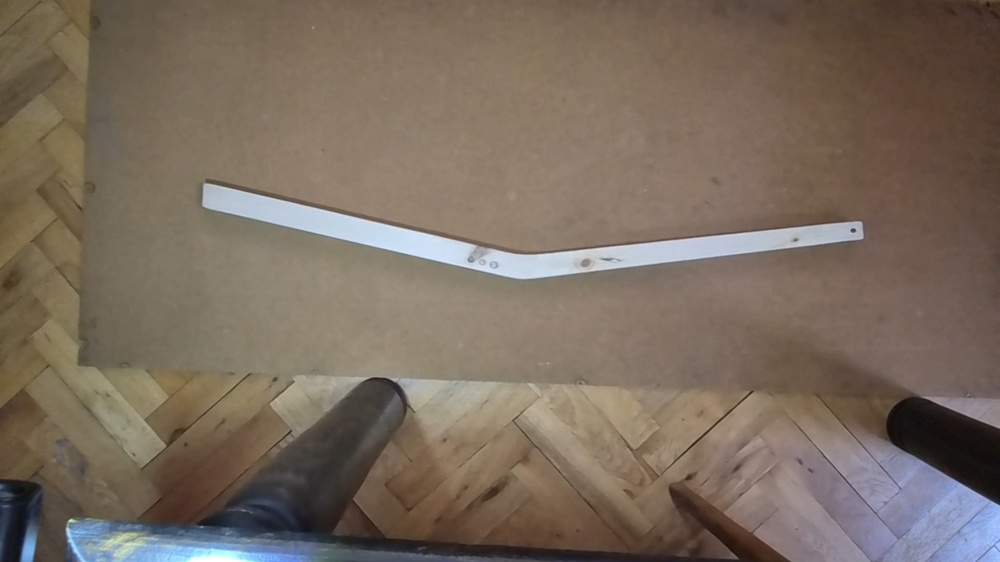
#> input picture raw_captures/stick_0.jpg, 1000 x 562 px, shrunk from 1920 x 1080 before the run, found by its file name; its folder holds only this picture in this run
$ python label.py
#> lines starting #> are read from the running program, lines starting #| are printed output that depends on the picture; after the words box and inside, x2 and y2 are one past the last pixel; in counts of white or black regions, pixels touching at a corner belong together
import cv2
import os
import numpy as np

def run_batch_labeling():
    # paths
    input_dir = "raw_captures"
    labels_dir = "dataset/train/labels"
    images_dir = "dataset/train/images"

    # Create the output target folders
    os.makedirs(labels_dir, exist_ok=True)
    os.makedirs(images_dir, exist_ok=True)

    if not os.path.exists(input_dir) or not os.listdir(input_dir):
      print(f"Error: No images found in '{input_dir}'")
      return

    img_files = [f for f in os.listdir(input_dir) if f.lower().endswith(('.jpg', '.jpeg', '.png'))]
    print(f"Processing {len(img_files)} images using your custom threshold profile...")

    for img_name in img_files:
      # Load raw color image
      color_path = os.path.join(input_dir, img_name)
      img = cv2.imread(color_path)
#> img is the input picture: shape (562, 1000, 3); mean B, G, R 94.7, 107.7, 121.5
      h, w, _ = img.shape
#> h = 562; w = 1000

      # qpply my Masking Limits
      gray = cv2.cvtColor(img, cv2.COLOR_BGR2GRAY)
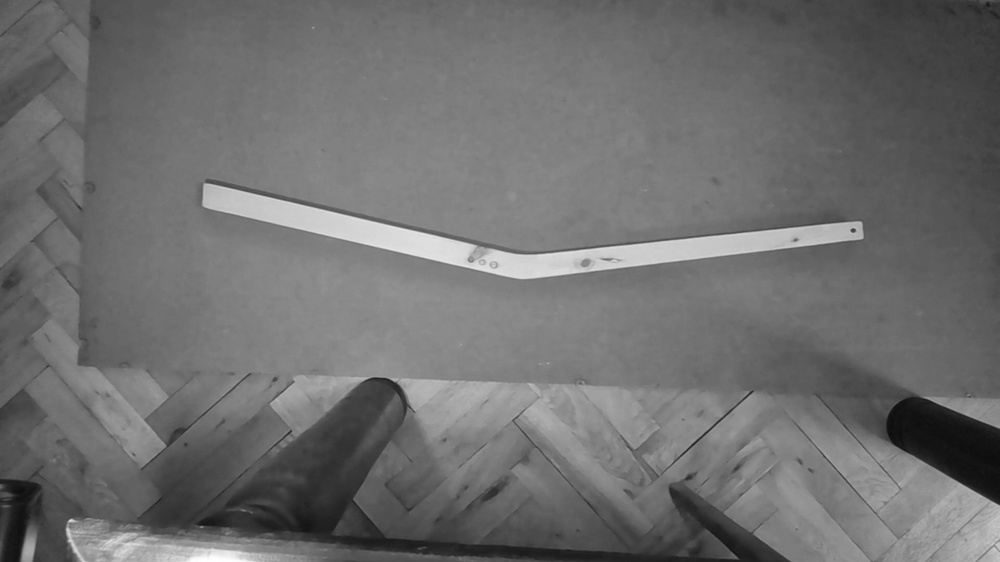
#> gray: shape (562, 1000); min 12, max 255, mean 110.3
      # mask
      mask = cv2.inRange(gray, 0, 156)
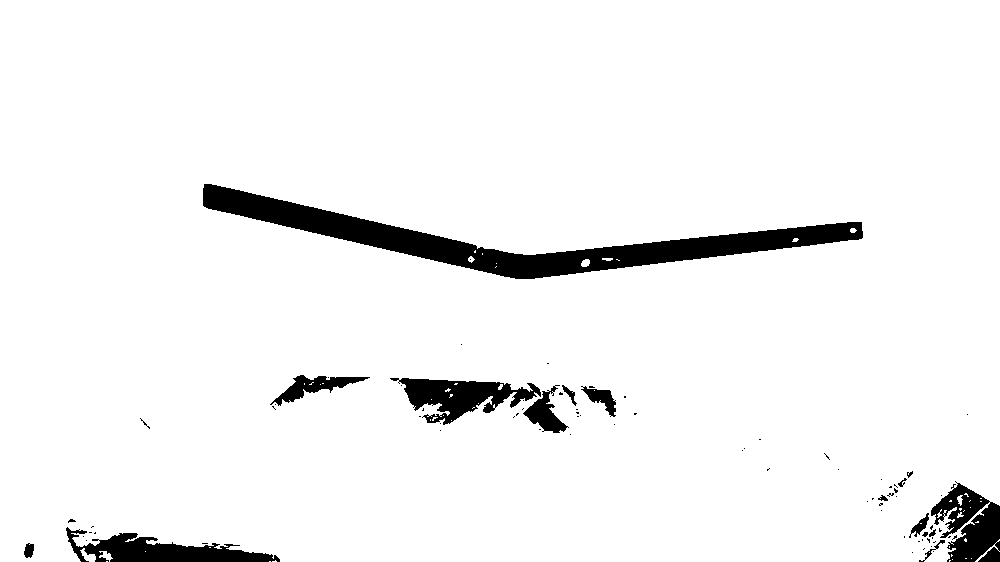
#> mask: shape (562, 1000); 95% white; 82 black regions (66 under 20 px), largest, box (x1, y1, x2, y2) and area: (203, 184, 863, 279) 14990, (66, 527, 280, 562) 3451, (931, 481, 1000, 562) 3353

      # noises
      kernel = np.ones((5,5), np.uint8)
      cleaned_mask = cv2.morphologyEx(mask, cv2.MORPH_CLOSE, kernel)
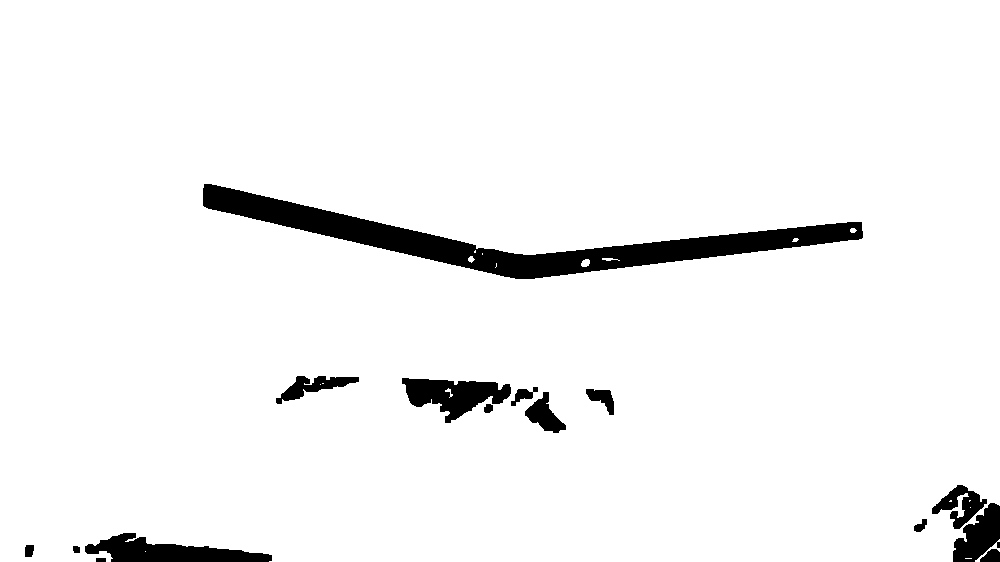
#> cleaned_mask: shape (562, 1000); 95.4% white; 15 black regions

      # fnd boundaries
      contours, _ = cv2.findContours(cleaned_mask, cv2.RETR_EXTERNAL, cv2.CHAIN_APPROX_SIMPLE)
#> contours = 4 contours, 2 with area under 20; largest, box (x1, y1, x2, y2) and area: (0, 0, 1000, 562) 555452, (975, 539, 1000, 562) 53

      yolo_lines = []
      for cnt in contours:
        # Filter out tiny pixel dust
        if cv2.contourArea(cnt) < 500:
          continue

        # Get the pixel coordinates of the bounding box
        xmin, ymin, box_w, box_h = cv2.boundingRect(cnt)

        # Normalize to YOLO Format(0 to 1.0)
        center_x = (xmin + (box_w / 2.0)) / w
        center_y = (ymin + (box_h / 2.0)) / h
        norm_w = box_w / w
        norm_h = box_h / h

        # Class 0 = 'pallet_detail'
        yolo_lines.append(f"0 {center_x:.6f} {center_y:.6f} {norm_w:.6f} {norm_h:.6f}\n")
#> this loop made 4 passes
#> cnt on passes 1 to 2: [[965, 558], [971, 558]], [[145, 551]]
#> (xmin, ymin, box_w, box_h, center_x, center_y, norm_w, norm_h) on pass 4: (0, 0, 1000, 562, 0.5, 0.5, 1, 1)
#> after the loop, yolo_lines = 1 item

      if yolo_lines:
        # text file label
        txt_name = os.path.splitext(img_name)[0] + ".txt"
        with open(os.path.join(labels_dir, txt_name), 'w') as f:
          f.writelines(yolo_lines)

        # Save pristine raw COLOR image to the training folder
        cv2.imwrite(os.path.join(images_dir, img_name), img)
        print(f" Generated label and copied image for: {img_name}")
      else:
        print(f"Skipped {img_name}: No mask.")

    print("\n Images + Labels synced.")

if __name__ == "__main__":
    run_batch_labeling()

$ run again, on raw_captures/stick_1.jpg
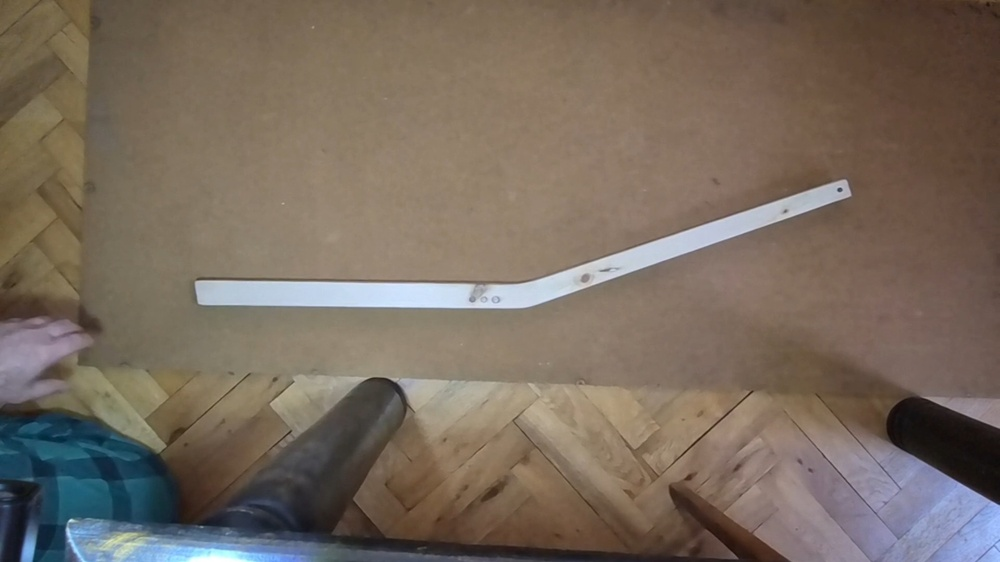
#> input picture raw_captures/stick_1.jpg, 1000 x 562 px, shrunk from 1920 x 1080 before the run, found by its file name
#> in run_batch_labeling, img is the input picture: shape (562, 1000, 3); mean B, G, R 94.5, 106.8, 120
#> in run_batch_labeling, `mask = cv2.inRange(gray, 0, 156)`:
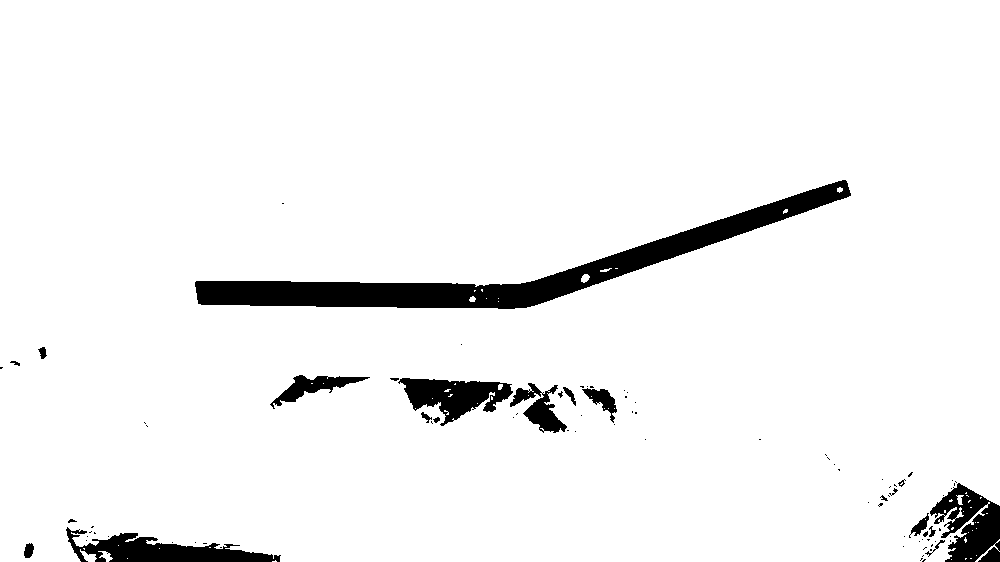
#> mask: shape (562, 1000); 95% white; 87 black regions (66 under 20 px), largest, box (x1, y1, x2, y2) and area: (195, 180, 851, 309) 15052, (66, 527, 281, 562) 3455, (930, 483, 1000, 562) 3333
#> in run_batch_labeling, `cleaned_mask = cv2.morphologyEx(mask, cv2.MORPH_CLOSE, kernel)`:
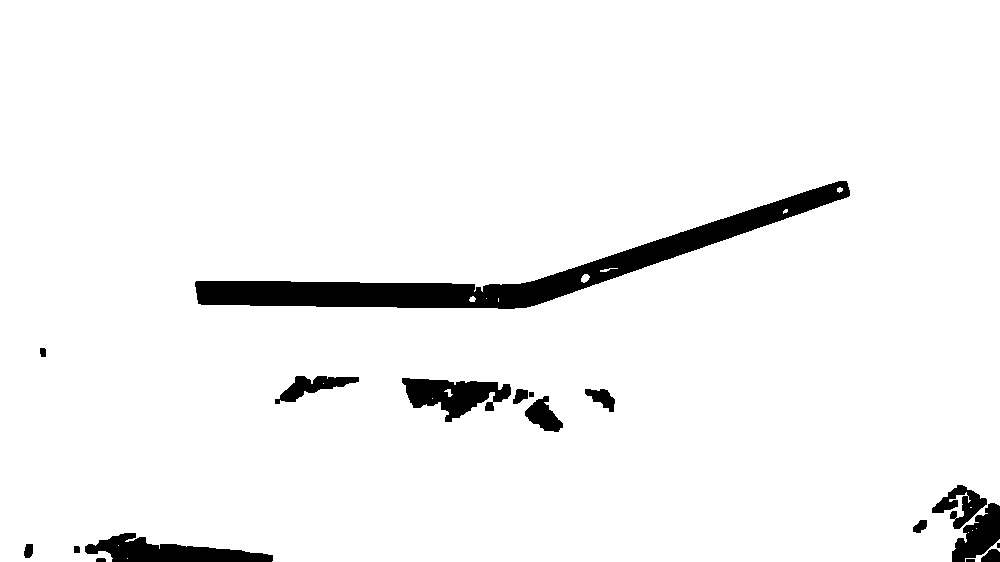
#> cleaned_mask: shape (562, 1000); 95.4% white; 18 black regions (1 under 20 px)
#> contours = 7 contours, 5 with area under 20; largest, box (x1, y1, x2, y2) and area: (0, 0, 1000, 562) 555466, (965, 539, 1000, 562) 76
#> the loop in run_batch_labeling, `for cnt in contours:` made 7 passes
#> cnt on passes 1, 2, 4, 5, 6: [[127, 558]], [[118, 545]], [[968, 532]], [[972, 530]], [[976, 528]]
#> after the loop in run_batch_labeling, `for cnt in contours:`: yolo_lines = 1 item
